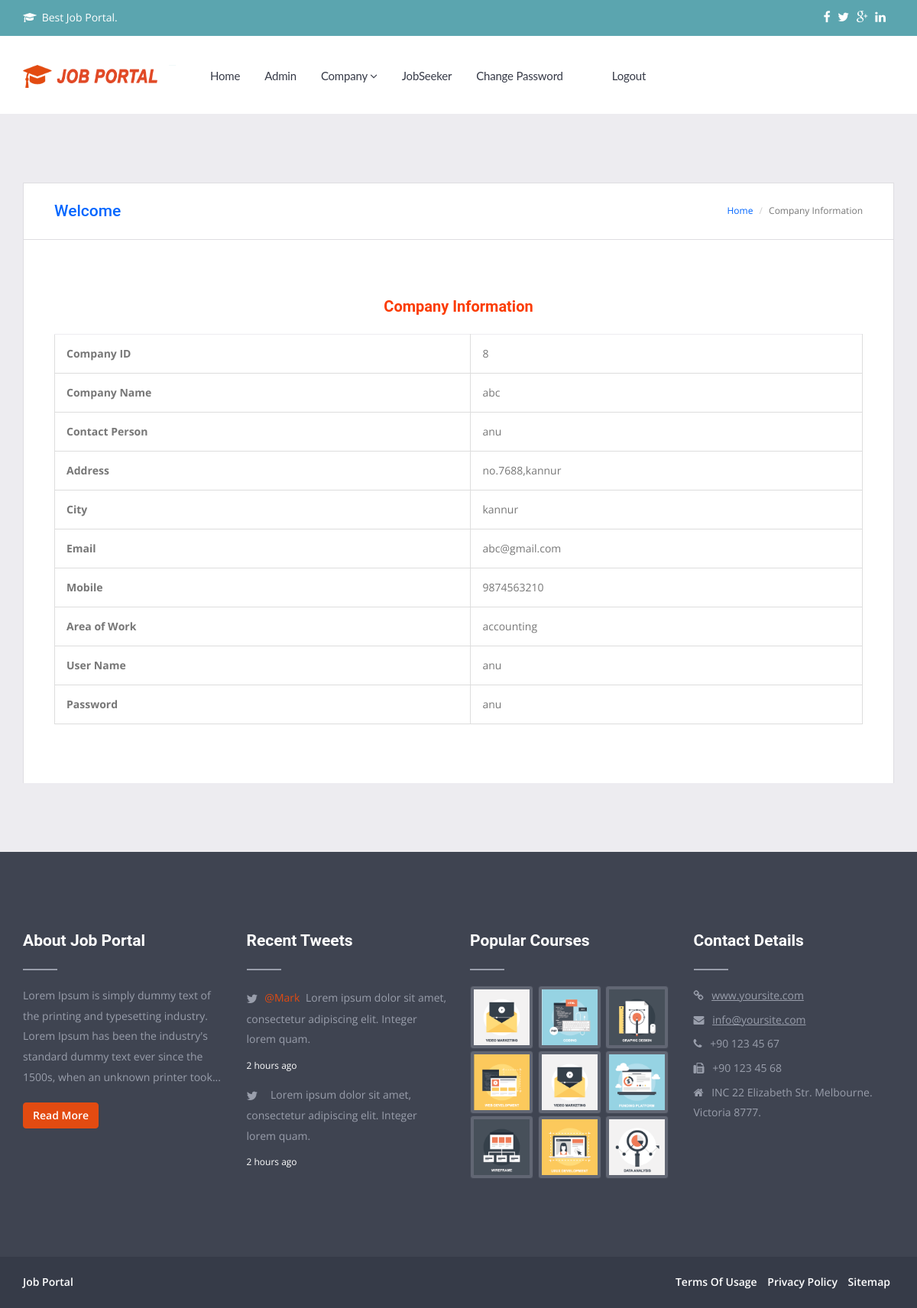
The app's page /View_All_Companies.php?EmployerId=8 with its own data.
### tables this page shows
CREATE TABLE IF NOT EXISTS `employer_reg` (
  `EmployerId` int(11) NOT NULL AUTO_INCREMENT,
  `CompanyName` varchar(20) NOT NULL,
  `ContactPerson` varchar(20) NOT NULL,
  `Address` varchar(100) NOT NULL,
  `City` varchar(20) NOT NULL,
  `Email` varchar(40) NOT NULL,
  `Mobile` bigint(20) NOT NULL,
  `Area_Work` varchar(40) NOT NULL,
  `Status` varchar(10) NOT NULL,
  `UserName` varchar(20) NOT NULL,
  `Password` varchar(20) NOT NULL,
  PRIMARY KEY (`EmployerId`)
);

### View_All_Companies.php (the view, shortened to what this page needs)
<!DOCTYPE html>
<html lang="en">
<head>
<link rel="stylesheet" type="text/css" href="rs-plugin/css/A.settings.css.pagespeed.cf.xeOyGChsgq.css" media="screen"/>
<link rel="stylesheet" type="text/css" href="A.fonts%2c%2c_font-awesome-4.3.0%2c%2c_css%2c%2c_font-awesome.min.css%2bcss%2c%2c_bootstrap.css%2bcss%2c%2c_animate.css%2cMcc.kSNwpaaMDX.css.pagespeed.cf.w2G3xGgFf0.css"/>
<link rel="stylesheet" type="text/css" href="css/A.menu.css.pagespeed.cf.0_hLwXzYkZ.css">
<link rel="stylesheet" type="text/css" href="css/A.carousel.css%2bbxslider.css%2cMcc.jgeTii-u52.css.pagespeed.cf.STKSIMl7GF.css"/>
<link rel="stylesheet" type="text/css" href="A.style.css%2bcss%2c%2c_custom.css%2cMcc.HvWh1qoob-.css.pagespeed.cf.pWH5huNcWh.css"/>
</head>
<body>
<div id="wrapper">
<div class="topbar">
<div class="container">
<div class="row">
<div class="col-md-6 text-left">
<p><i class="fa fa-graduation-cap"></i> Best Job portal.</p>
</div>
<div class="col-md-6 text-right">
<ul class="list-inline">
<li>
<a class="social" href="#"><i class="fa fa-facebook"></i></a>
<a class="social" href="#"><i class="fa fa-twitter"></i></a>
<a class="social" href="#"><i class="fa fa-google-plus"></i></a>
<a class="social" href="#"><i class="fa fa-linkedin"></i></a>
</li>
</ul>
</div>
</div>
</div>
</div>
<header class="header">
<div class="container">
<div class="hovermenu ttmenu">
<div class="navbar navbar-default" role="navigation">
<div class="navbar-header">
<div class="logo">
<a class="navbar-brand" href="index-2.html"><img src="images/xlogin-logo.png.pagespeed.ic.rk5LaeLYSz copy.png" style="width:200px;height:30px;" alt=""></a>
</div>
</div>
<div class="navbar-collapse collapse">
<ul class="nav navbar-nav">
<li class="dropdown ttmenu-half"><a href="admin.php" >Home </a>
<li class="dropdown ttmenu-half"><a href="User.php" >Admin </a>
<li class="dropdown ttmenu-half"><a href="#" data-toggle="dropdown" class="dropdown-toggle">Company <b class="fa fa-angle-down"></b></a>
</li>
<li ><a href="All Users.php">JobSeeker </a>
<li><a href="change_password_admin.php">Change Password</a></li>
<li><a href="#"></a></li>
<li><a href="logout.php">Logout</a></li>
</ul>
</div>
</div>
</div>
</div>
</header>
<section class="grey section">
<div class="container">
<div class="row">
<div id="content" class="col-md-12 col-sm-12 col-xs-12">
<div class="blog-wrapper">
<div class="row second-bread">
<div class="col-md-6 text-left">
<h1><a href="#">Welcome <?php echo $_SESSION['Name'];?></a></h1>
</div>
<div class="col-md-6 text-right">
<div class="bread">
<ol class="breadcrumb">
<li><a href="#">Home</a></li>
<li class="active">Company Information</li>
</ol>
</div>
</div>
</div>
</div>
<div class="blog-wrapper">
<div class="blog-desc">
<div class="shop-cart">
<hr class="invis">
<div class="edit-profile">
<form method="post"  enctype="multipart/form-data" >
<?php
$EmployerId=$_GET['EmployerId'];
$sel = "select * from Employer_Reg where EmployerId='".$EmployerId."'";
$res=mysql_query($sel);
while($ar=mysql_fetch_array($res))
{
?>
						<h2><span><a href="#"><center><font color="#FB3C04"><strong>Company Information</strong></font></center></a></span></h2>
						<table width="78%" align="center" cellpadding="40px" cellspacing="0" class="table table-bordered">
						<tr>
                    <td ><strong>Company ID</strong></td>
                    <td ><?php echo $ar['EmployerId'];?></td>
                  </tr>
					<tr>
                    <td><strong>Company Name</strong></td>
                    <td><?php echo $ar['CompanyName'];?></td>
                  </tr>
                  <tr>
                    <td><strong>Contact Person</strong></td>
                    <td><?php echo $ar['ContactPerson'];?></td>
                  </tr>
                  <tr>
                    <td><strong>Address</strong></td>
                    <td><?php echo $ar['Address'];?></td>
                  </tr>
                  <tr>
                    <td><strong>City</strong></td>
                    <td><?php echo $ar['City'];?></td>
                  </tr>
                  <tr>
                    <td><strong>Email</strong></td>
                    <td><?php echo $ar['Email'];?></td>
                  </tr>
                  <tr>
                    <td><strong>Mobile</strong></td>
                    <td><?php echo $ar['Mobile'];?></td>
                  </tr>
                  <tr>
                    <td><strong>Area of Work</strong></td>
                    <td><?php echo $ar['Area_Work'];?></td>
                  </tr>
                  <tr>
                    <td><strong>User Name</strong></td>
                    <td><?php echo $ar['UserName'];?></td>
                  </tr>
				  <tr>
                    <td><strong>Password</strong></td>
                    <td><?php echo $ar['Password'];?></td>
                  </tr>
				  </table>
				  <?php
}
?>
<br />
	</div>
</div>
</div>
</div>
</div>
</div>
</div>
</div>
<footer class="dark footer section">
<div class="container">
<div class="row">
<div class="col-md-3 col-md-6 col-xs-12">
<div class="widget">
<div class="widget-title">
<h4>About Job Portal </h4>
<hr>
</div>
<p>Lorem Ipsum is simply dummy text of the printing and typesetting industry. Lorem Ipsum has been the industry's standard dummy text ever since the 1500s, when an unknown printer took...</p>
<a href="#" class="btn btn-default">Read More</a>
</div>
</div>
<div class="col-md-3 col-md-6 col-xs-12">
<div class="widget">
<div class="widget-title">
<h4>Recent Tweets</h4>
<hr>
</div>
<div class="twitter-widget">
<ul class="latest-tweets">
<li>
<p><a href="#" title="">@Mark</a> Lorem ipsum dolor sit amet, consectetur adipiscing elit. Integer lorem quam.</p>
<span>2 hours ago</span>
</li>
<li>
<p><a href="#" title=""></a> Lorem ipsum dolor sit amet, consectetur adipiscing elit. Integer lorem quam.</p>
<span>2 hours ago</span>
</li>
</ul>
</div>
</div>
</div>
<div class="col-md-3 col-md-6 col-xs-12">
<div class="widget">
<div class="widget-title">
<h4>Popular Courses</h4>
<hr>
</div>
<ul class="popular-courses">
<li>
<a href="single-course.html" title=""><img class="img-thumbnail" src="upload/xservice_01.png.pagespeed.ic.2iuJZT3CaV.png" alt=""></a>
</li>
<li>
<a href="single-course.html" title=""><img class="img-thumbnail" src="upload/xservice_02.png.pagespeed.ic.c6RThoxSWC.png" alt=""></a>
</li>
<li>
<a href="single-course.html" title=""><img class="img-thumbnail" src="upload/xservice_03.png.pagespeed.ic.E_Ew4wn4ZP.png" alt=""></a>
</li>
<li>
<a href="single-course.html" title=""><img class="img-thumbnail" src="upload/xservice_04.png.pagespeed.ic.NGi9jRXTXk.png" alt=""></a>
</li>
<li>
<a href="single-course.html" title=""><img class="img-thumbnail" src="upload/xservice_05.png.pagespeed.ic.2iuJZT3CaV.png" alt=""></a>
</li>
<li>
<a href="single-course.html" title=""><img class="img-thumbnail" src="upload/xservice_06.png.pagespeed.ic.o2Uniwq-y5.png" alt=""></a>
</li>
<li>
<a href="single-course.html" title=""><img class="img-thumbnail" src="upload/xservice_07.png.pagespeed.ic.H-fRTeeP8u.png" alt=""></a>
</li>
<li>
<a href="single-course.html" title=""><img class="img-thumbnail" src="upload/xservice_08.png.pagespeed.ic.76ek5JLaEY.png" alt=""></a>
</li>
<li>
<a href="single-course.html" title=""><img class="img-thumbnail" src="upload/xservice_09.png.pagespeed.ic.FJcG938KC-.png" alt=""></a>
</li>
</ul>
</div>
</div>
<div class="col-md-3 col-md-6 col-xs-12">
<div class="widget">
<div class="widget-title">
<h4>Contact Details</h4>
<hr>
</div>
<ul class="contact-details">
<li><i class="fa fa-link"></i> <a href="#">www.yoursite.com</a></li>
<li><i class="fa fa-envelope"></i> <a href="mailto:info@yoursite.com">info@yoursite.com</a></li>
<li><i class="fa fa-phone"></i> +90 123 45 67</li>
<li><i class="fa fa-fax"></i> +90 123 45 68</li>
<li><i class="fa fa-home"></i>  INC 22 Elizabeth Str. Melbourne. Victoria 8777.</li>
</ul>
</div>
</div>
</div>
</div>
</footer>
<section class="copyright">
<div class="container">
<div class="row">
<div class="col-md-6 text-left">
<p><a href="https://www.templatespoint.net" target="_blank">Job Portal </a></p>
</div>
<div class="col-md-6 text-right">
<ul class="list-inline">
<li><a href="#">Terms of Usage</a></li>
<li><a href="#">Privacy Policy</a></li>
<li><a href="#">Sitemap</a></li>
</ul>
</div>
</div>
</div>
</section>
</body>
</html>

### css/A.menu.css.pagespeed.cf.0_hLwXzYkZ.css (style rules this page uses)
.ttmenu { margin-bottom: 0; }
.ttmenu .navbar-default { border:0; margin-bottom: 0; width: 100% !important; border-radius: 0; }
.ttmenu .navbar ul { padding-left:0; list-style:none; }
.ttmenu .navbar-brand { color: #fff !important; float: left; font-size: 20px; height:52px; background:none; line-height: 38px; position: relative; text-align: center; top: 0; width:65px; }
.ttmenu .navbar-collapse { border-bottom: 0 !important; }
.ttmenu .navbar-default .nav, .ttmenu .navbar-default .collapse, .ttmenu .navbar-default .dropup, .ttmenu .navbar-default .dropdown { position: static; }
.navbar-default .navbar-nav > li > a { padding-bottom: 15px; padding-top: 15px; font-size: 13px; letter-spacing: 1px; font-style: normal; color:#1a1a1a ; font-weight: bold; text-transform: uppercase; }

### View_All_Companies.php (style rules this page uses)
a { color:#0066FF; text-decoration:none; }

### records on screen
employer_reg: EmployerId "8", CompanyName "abc", ContactPerson "anu", Address "no.7688,kannur", City "kannur", Email "abc@gmail.com", Mobile "9874563210", Area_Work "accounting", UserName "anu", Password "anu"
